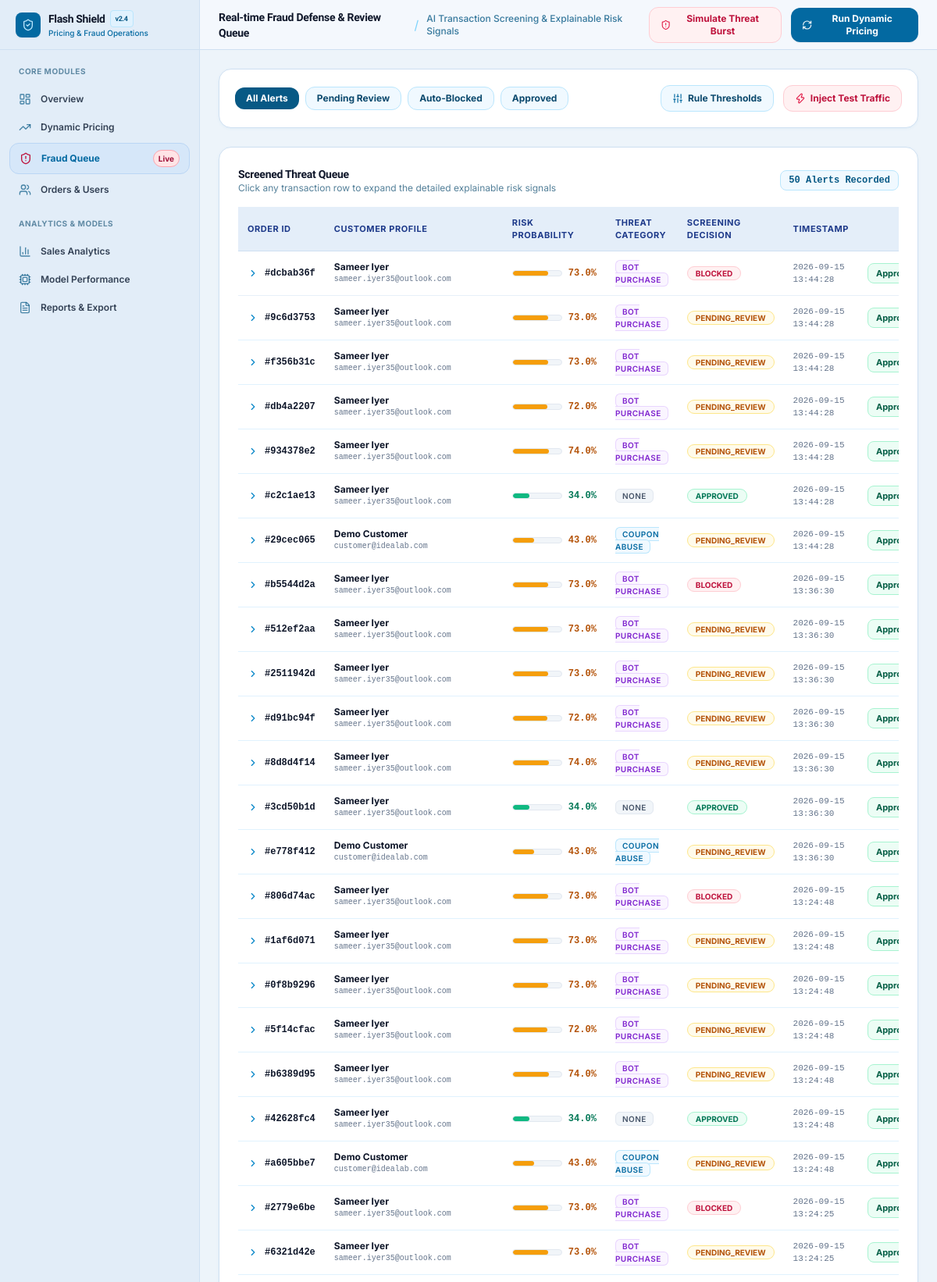
/admin/fraud-alerts (upper part), run on the app's committed database.
### app/models.py (models this page shows, shortened)
class FraudAlert(db.Model):
    __tablename__ = 'fraud_alerts'
    id = db.Column(db.String(64), primary_key=True, default=generate_uuid)
    order_id = db.Column(db.String(64), db.ForeignKey('orders.id'), nullable=False)
    risk_score = db.Column(db.Float, nullable=False) # 0.0 to 1.0
    fraud_type = db.Column(db.String(100), nullable=False) # bot_purchase, fake_account, coupon_abuse, none
    signals_json = db.Column(db.Text, nullable=False) # JSON array of explainable signal strings
    decision = db.Column(db.String(50), nullable=False, default='PENDING_REVIEW') # APPROVED, BLOCKED, PENDING_REVIEW
    created_at = db.Column(db.DateTime, default=datetime.utcnow)
    def to_dict(self):
        import json
        signals = []
        try:
            signals = json.loads(self.signals_json)
        except Exception:
            signals = [self.signals_json]
        return {
            'id': self.id,
            'order_id': self.order_id,
            'order': self.order.to_dict() if self.order else None,
            'risk_score': round(self.risk_score, 3),
            'fraud_type': self.fraud_type,
            'signals': signals,
            'decision': self.decision,
            'created_at': self.created_at.strftime('%Y-%m-%d %H:%M:%S') if self.created_at else ''
        }

class Customer(UserMixin, db.Model):
    __tablename__ = 'customers'
    id = db.Column(db.String(64), primary_key=True, default=generate_uuid)
    name = db.Column(db.String(255), nullable=False)
    email = db.Column(db.String(255), unique=True, nullable=False)
    password_hash = db.Column(db.String(255), nullable=True)
    signup_date = db.Column(db.String(50), nullable=True)
    device_id = db.Column(db.String(255), nullable=True)
    ip_address = db.Column(db.String(100), nullable=True)
    account_age_days = db.Column(db.Integer, nullable=False, default=30)
    orders = db.relationship('Order', backref='customer', lazy='dynamic', order_by='Order.order_timestamp.desc()')

### app/dashboard/routes.py (the view)
@dashboard_bp.route('/fraud-alerts')
def fraud_alerts():
    decision_filter = request.args.get('decision', '')
    query = FraudAlert.query
    if decision_filter:
        query = query.filter_by(decision=decision_filter)
    alerts = query.order_by(FraudAlert.created_at.desc()).limit(50).all()
    rules = FraudRuleConfig.query.all()
    return render_template(
        'admin/fraud_alerts.html',
        alerts=alerts,
        selected_decision=decision_filter,
        rules=rules
    )

### app/dashboard/routes.py (called while the page is built)
@dashboard_bp.before_request
def require_admin():
    if request.endpoint != 'auth.admin_login' and not session.get('is_admin'):
        pass

### app/templates/admin/fraud_alerts.html (shortened to what this page needs)
{% extends "admin/layout.html" %}
{% block admin_title %}Real-time Fraud Defense & Review Queue{% endblock %}
{% block admin_subtitle %}AI Transaction Screening & Explainable Risk Signals{% endblock %}
{% block admin_content %}
<div class="p-5 admin-card flex flex-col md:flex-row md:items-center justify-between gap-4">
  <div class="flex items-center gap-2">
    <a href="{{ url_for('dashboard.fraud_alerts') }}"
      class="px-3.5 py-1.5 rounded-xl text-xs font-bold transition-all
      {% if not selected_decision %} bg-sky-800 text-white shadow-xs
      {% else %} bg-sky-50 text-sky-900 hover:bg-sky-100 border border-sky-200 {% endif %}">
      All Alerts
    </a>
    <a href="{{ url_for('dashboard.fraud_alerts', decision='PENDING_REVIEW') }}"
      class="px-3.5 py-1.5 rounded-xl text-xs font-bold transition-all
      {% if selected_decision == 'PENDING_REVIEW' %} bg-amber-600 text-white shadow-xs
      {% else %} bg-sky-50 text-sky-900 hover:bg-sky-100 border border-sky-200 {% endif %}">
      Pending Review
    </a>
    <a href="{{ url_for('dashboard.fraud_alerts', decision='BLOCKED') }}"
      class="px-3.5 py-1.5 rounded-xl text-xs font-bold transition-all
      {% if selected_decision == 'BLOCKED' %} bg-rose-600 text-white shadow-xs
      {% else %} bg-sky-50 text-sky-900 hover:bg-sky-100 border border-sky-200 {% endif %}">
      Auto-Blocked
    </a>
    <a href="{{ url_for('dashboard.fraud_alerts', decision='APPROVED') }}"
      class="px-3.5 py-1.5 rounded-xl text-xs font-bold transition-all
      {% if selected_decision == 'APPROVED' %} bg-emerald-600 text-white shadow-xs
      {% else %} bg-sky-50 text-sky-900 hover:bg-sky-100 border border-sky-200 {% endif %}">
      Approved
    </a>
  </div>
  <div class="flex items-center gap-3">
    <button onclick="openRulesConfigModal()"
      class="inline-flex items-center gap-1.5 px-3.5 py-2 rounded-xl bg-sky-50 hover:bg-sky-100 text-sky-900 text-xs font-bold border border-sky-200 transition-all">
      <i data-lucide="sliders" class="w-3.5 h-3.5 text-sky-700"></i>
      <span>Rule Thresholds</span>
    </button>
    <button onclick="triggerSimulatedAttackModal()"
      class="inline-flex items-center gap-1.5 px-3.5 py-2 rounded-xl bg-rose-50 hover:bg-rose-100 border border-rose-200 text-rose-700 text-xs font-bold transition-all shadow-xs">
      <i data-lucide="zap" class="w-3.5 h-3.5 text-rose-600"></i>
      <span>Inject Test Traffic</span>
    </button>
  </div>
</div>
<div class="p-6 admin-card space-y-4">
  <div class="flex items-center justify-between">
    <div>
      <h3 class="text-sm font-bold text-slate-900 font-display">Screened Threat Queue</h3>
      <p class="text-xs text-sky-900/70">Click any transaction row to expand the detailed explainable risk signals</p>
    </div>
    <span class="text-xs font-mono font-bold text-sky-800 bg-sky-50 px-2.5 py-1 rounded-lg border border-sky-200">{{ alerts|length }} Alerts Recorded</span>
  </div>
  {% if alerts|length == 0 %}
    <div class="p-12 text-center rounded-2xl bg-sky-50/50 border border-sky-200 space-y-3">
      <div class="w-12 h-12 rounded-full bg-emerald-100 text-emerald-700 flex items-center justify-center mx-auto">
        <i data-lucide="shield-check" class="w-6 h-6"></i>
      </div>
      <h4 class="text-sm font-bold text-slate-900">No fraud alerts right now — all clear!</h4>
      <p class="text-xs text-sky-900/70 max-w-sm mx-auto">Transactions are currently passing within standard compliance thresholds.</p>
    </div>
  {% else %}
    <div class="overflow-x-auto">
      <table class="w-full text-left text-xs">
        <thead>
          <tr class="admin-table-header">
            <th class="py-3 px-3">Order ID</th>
            <th class="py-3 px-3">Customer Profile</th>
            <th class="py-3 px-3">Risk Probability</th>
            <th class="py-3 px-3">Threat Category</th>
            <th class="py-3 px-3">Screening Decision</th>
            <th class="py-3 px-3">Timestamp</th>
            <th class="py-3 px-3 text-right">Compliance Action</th>
          </tr>
        </thead>
        <tbody class="divide-y divide-sky-100 font-medium">
          {% for alert in alerts %}
            {% set alert_data = alert.to_dict() %}
            <tr class="admin-table-row cursor-pointer" onclick="toggleSignalRow('sig-{{ alert.id }}')">
              <td class="py-3 px-3">
                <div class="flex items-center gap-2">
                  <i data-lucide="chevron-right" id="icon-sig-{{ alert.id }}" class="w-3.5 h-3.5 text-sky-600 transition-transform"></i>
                  <span class="font-mono text-slate-900 font-bold">#{{ alert.order_id[:8] }}</span>
                </div>
              </td>
              <td class="py-3 px-3">
                <div class="text-slate-900 font-bold">{{ alert_data.order.customer_name if alert_data.order else 'Guest Device' }}</div>
                <div class="text-[10px] text-slate-500 font-mono">{{ alert_data.order.customer_email if alert_data.order else 'N/A' }}</div>
              </td>
              <td class="py-3 px-3">
                <div class="flex items-center gap-2">
                  <div class="w-16 bg-slate-100 h-2 rounded-full overflow-hidden border border-slate-200">
                    <div class="h-full rounded-full {% if alert.risk_score >= 0.8 %}bg-rose-500{% elif alert.risk_score >= 0.4 %}bg-amber-500{% else %}bg-emerald-500{% endif %}"
                      style="width: {{ alert.risk_score * 100 }}%"></div>
                  </div>
                  <span class="font-mono font-bold text-xs {% if alert.risk_score >= 0.8 %}text-rose-700{% elif alert.risk_score >= 0.4 %}text-amber-700{% else %}text-emerald-700{% endif %}">
                    {{ (alert.risk_score * 100)|round(0) }}%
                  </span>
                </div>
              </td>
              <td class="py-3 px-3">
                <span class="px-2 py-0.5 rounded-md text-[10px] font-semibold uppercase tracking-wider
                  {% if alert.fraud_type == 'bot_purchase' %} bg-purple-50 text-purple-700 border border-purple-200
                  {% elif alert.fraud_type == 'fake_account' %} bg-amber-50 text-amber-700 border border-amber-200
                  {% elif alert.fraud_type == 'coupon_abuse' %} bg-sky-50 text-sky-700 border border-sky-200
                  {% else %} bg-slate-100 text-slate-600 border border-slate-200 {% endif %}">
                  {{ alert.fraud_type.replace('_', ' ') }}
                </span>
              </td>
              <td class="py-3 px-3" id="badge-{{ alert.id }}">
                <span class="px-2.5 py-0.5 rounded-full text-[10px] font-bold border
                  {% if alert.decision == 'BLOCKED' %} bg-rose-50 text-rose-700 border-rose-200
                  {% elif alert.decision == 'PENDING_REVIEW' %} bg-amber-50 text-amber-700 border-amber-200
                  {% else %} bg-emerald-50 text-emerald-700 border-emerald-200 {% endif %}">
                  {{ alert.decision }}
                </span>
              </td>
              <td class="py-3 px-3 font-mono text-[11px] text-slate-500">{{ alert_data.created_at }}</td>
              <td class="py-3 px-3 text-right" onclick="event.stopPropagation()">
                <div class="flex items-center justify-end gap-1.5">
                  <button onclick="submitDecision('{{ alert.id }}', 'APPROVED')" title="Approve Transaction"
                    class="px-2.5 py-1 rounded-lg bg-emerald-50 hover:bg-emerald-100 border border-emerald-200 text-emerald-800 text-[11px] font-bold transition-all">
                    Approve
                  </button>
                </div>
              </td>
            </tr>
          {% endfor %}
        </tbody>
      </table>
    </div>
  {% endif %}
</div>
{% endblock %}

### app/static/css/custom.css (style rules this page uses)
:root { --font-sans: 'Inter', -apple-system, BlinkMacSystemFont, "Segoe UI", Roboto, sans-serif; --font-display: 'Plus Jakarta Sans', 'Inter', sans-serif; --admin-bg: #edf4fa; --admin-sidebar-bg: #e2edf8; --admin-header-bg: #f4f8fd; --admin-card-bg: #ffffff; --admin-border: #cfe0f2; --admin-border-subtle: #dbe7f5; --admin-accent: #0284c7; --admin-accent-dark: #0369a1; --admin-nav-active-bg: #d6e7f9; --admin-nav-active-text: #0369a1; --storefront-top-bg: #091322; --storefront-header-bg: #0f1f38; --storefront-header-border: #1a335a; --storefront-hero-start: #0c192c; --storefront-hero-mid: #112542; --storefront-hero-end: #183358; --text-main: #0f172a; --text-muted: #475569; --text-subtle: #64748b; }
body { font-family: var(--font-sans); color: var(--text-main); -webkit-font-smoothing: antialiased; -moz-osx-font-smoothing: grayscale; }
h1, h2, h3, h4, .font-display { font-family: var(--font-display); letter-spacing: -0.02em; }
.admin-card { background: #ffffff !important; border: 1px solid var(--admin-border) !important; border-radius: 16px; box-shadow: 0 1px 4px 0 rgba(2, 132, 199, 0.05), 0 1px 2px -1px rgba(2, 132, 199, 0.04); }
.admin-table-header { background-color: #e4eef9 !important; color: #1e3a8a !important; font-size: 11px; font-weight: 700; text-transform: uppercase; letter-spacing: 0.05em; border-bottom: 1px solid var(--admin-border) !important; }
.admin-table-row { border-bottom: 1px solid #e7eff8; transition: background-color 0.15s ease; }

### data on the page
FraudAlert: order_id "dcbab36f", (alert.risk_score*100)|round(0) "73.0", fraud_type.replace "BOT PURCHASE", decision "BLOCKED", created_at "2026-09-15 13:44:28"
Customer: order "Sameer Iyer", order "sameer.iyer35@outlook.com"
FraudAlert: order_id "9c6d3753", (alert.risk_score*100)|round(0) "73.0", fraud_type.replace "BOT PURCHASE", decision "PENDING_REVIEW", created_at "2026-09-15 13:44:28"
FraudAlert: order_id "f356b31c", (alert.risk_score*100)|round(0) "73.0", fraud_type.replace "BOT PURCHASE", decision "PENDING_REVIEW", created_at "2026-09-15 13:44:28"
FraudAlert: order_id "db4a2207", (alert.risk_score*100)|round(0) "72.0", fraud_type.replace "BOT PURCHASE", decision "PENDING_REVIEW", created_at "2026-09-15 13:44:28"
FraudAlert: order_id "934378e2", (alert.risk_score*100)|round(0) "74.0", fraud_type.replace "BOT PURCHASE", decision "PENDING_REVIEW", created_at "2026-09-15 13:44:28"
FraudAlert: order_id "c2c1ae13", (alert.risk_score*100)|round(0) "34.0", fraud_type.replace "NONE", decision "APPROVED", created_at "2026-09-15 13:44:28"
FraudAlert: order_id "29cec065", (alert.risk_score*100)|round(0) "43.0", fraud_type.replace "COUPON ABUSE", decision "PENDING_REVIEW", created_at "2026-09-15 13:44:28"
Customer: order "Demo Customer", order "customer@idealab.com"
FraudAlert: order_id "b5544d2a", (alert.risk_score*100)|round(0) "73.0", fraud_type.replace "BOT PURCHASE", decision "BLOCKED", created_at "2026-09-15 13:36:30"
FraudAlert: order_id "512ef2aa", (alert.risk_score*100)|round(0) "73.0", fraud_type.replace "BOT PURCHASE", decision "PENDING_REVIEW", created_at "2026-09-15 13:36:30"
FraudAlert: order_id "2511942d", (alert.risk_score*100)|round(0) "73.0", fraud_type.replace "BOT PURCHASE", decision "PENDING_REVIEW", created_at "2026-09-15 13:36:30"
FraudAlert: order_id "d91bc94f", (alert.risk_score*100)|round(0) "72.0", fraud_type.replace "BOT PURCHASE", decision "PENDING_REVIEW", created_at "2026-09-15 13:36:30"
FraudAlert: order_id "8d8d4f14", (alert.risk_score*100)|round(0) "74.0", fraud_type.replace "BOT PURCHASE", decision "PENDING_REVIEW", created_at "2026-09-15 13:36:30"
FraudAlert: order_id "3cd50b1d", (alert.risk_score*100)|round(0) "34.0", fraud_type.replace "NONE", decision "APPROVED", created_at "2026-09-15 13:36:30"
FraudAlert: order_id "e778f412", (alert.risk_score*100)|round(0) "43.0", fraud_type.replace "COUPON ABUSE", decision "PENDING_REVIEW", created_at "2026-09-15 13:36:30"
FraudAlert: order_id "806d74ac", (alert.risk_score*100)|round(0) "73.0", fraud_type.replace "BOT PURCHASE", decision "BLOCKED", created_at "2026-09-15 13:24:48"
FraudAlert: order_id "1af6d071", (alert.risk_score*100)|round(0) "73.0", fraud_type.replace "BOT PURCHASE", decision "PENDING_REVIEW", created_at "2026-09-15 13:24:48"
FraudAlert: order_id "0f8b9296", (alert.risk_score*100)|round(0) "73.0", fraud_type.replace "BOT PURCHASE", decision "PENDING_REVIEW", created_at "2026-09-15 13:24:48"
FraudAlert: order_id "5f14cfac", (alert.risk_score*100)|round(0) "72.0", fraud_type.replace "BOT PURCHASE", decision "PENDING_REVIEW", created_at "2026-09-15 13:24:48"
FraudAlert: order_id "b6389d95", (alert.risk_score*100)|round(0) "74.0", fraud_type.replace "BOT PURCHASE", decision "PENDING_REVIEW", created_at "2026-09-15 13:24:48"
FraudAlert: order_id "42628fc4", (alert.risk_score*100)|round(0) "34.0", fraud_type.replace "NONE", decision "APPROVED", created_at "2026-09-15 13:24:48"
FraudAlert: order_id "a605bbe7", (alert.risk_score*100)|round(0) "43.0", fraud_type.replace "COUPON ABUSE", decision "PENDING_REVIEW", created_at "2026-09-15 13:24:48"
FraudAlert: order_id "2779e6be", (alert.risk_score*100)|round(0) "73.0", fraud_type.replace "BOT PURCHASE", decision "BLOCKED", created_at "2026-09-15 13:24:25"
FraudAlert: order_id "6321d42e", (alert.risk_score*100)|round(0) "73.0", fraud_type.replace "BOT PURCHASE", decision "PENDING_REVIEW", created_at "2026-09-15 13:24:25"

### other printed values
{{ alerts|length }} "50"
